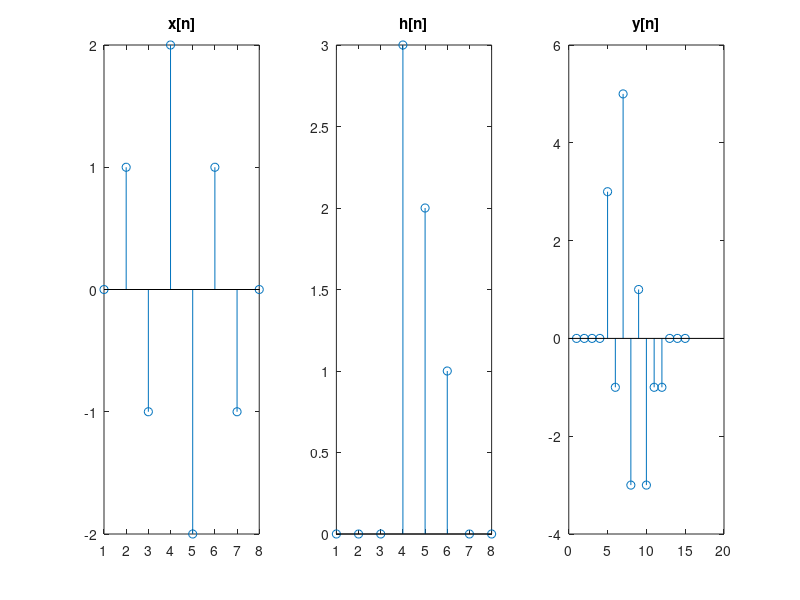

Recreate this plot in MATLAB.
clc;
clear all;
close all; 

%n = %-6:1:6; 
x = [0 1 -1 2 -2 1 -1 0];
h = [0 0 0 3 2 1 0 0];
y = conv(x,h)
subplot(131);
stem(x);
title('x[n]');
subplot(132);
stem(h);
title('h[n]');
subplot(133)
stem(y);
title('y[n]');


